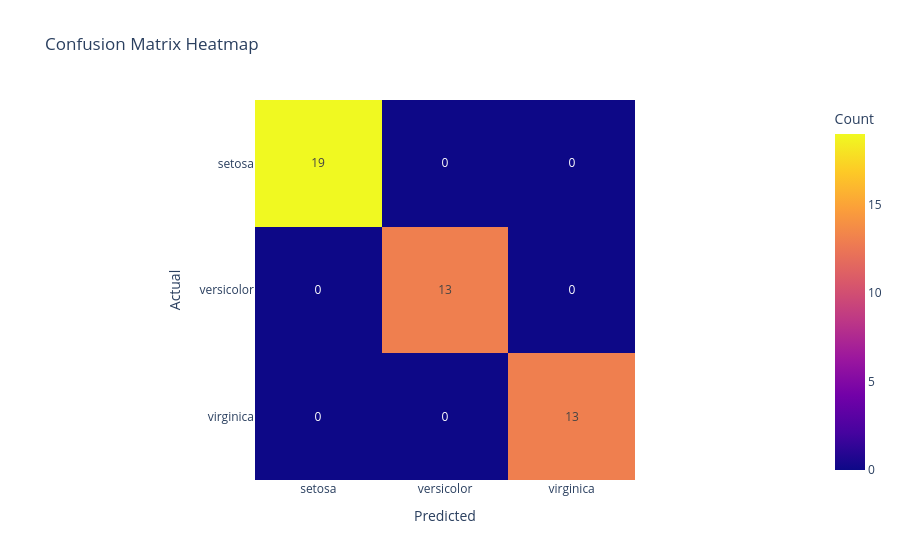

Notebook code cell kept with this figure:
### Code cell
from sklearn.datasets import load_iris
from sklearn.model_selection import train_test_split
from sklearn.linear_model import LogisticRegression
from sklearn.metrics import confusion_matrix
import plotly.express as px
import pandas as pd

# Load dataset
iris = load_iris()
X = iris.data
y = iris.target

# Train-test split
X_train, X_test, y_train, y_test = train_test_split(
    X, y, test_size=0.3, random_state=42
)

# Train model
model = LogisticRegression(max_iter=200)
model.fit(X_train, y_train)

# Predictions
y_pred = model.predict(X_test)

# Confusion matrix
cm = confusion_matrix(y_test, y_pred)

# Convert to DataFrame (for labels)
cm_df = pd.DataFrame(
    cm,
    index=iris.target_names,
    columns=iris.target_names
)

# Heatmap
fig = px.imshow(
    cm_df,
    text_auto=True,
    labels=dict(x="Predicted", y="Actual", color="Count"),
    title="Confusion Matrix Heatmap"
)

fig.show()

### Figure 1 — Plotly figure (JSON) as saved in the notebook; plotly's stock layout.template omitted (floating-point values rounded to 4 significant figures)
{"data": [{"coloraxis": "coloraxis", "hovertemplate": "Predicted: %{x}<br>Actual: %{y}<br>Count: %{z}<extra></extra>", "name": "0", "texttemplate": "%{z}", "type": "heatmap", "x": ["setosa", "versicolor", "virginica"], "xaxis": "x", "y": ["setosa", "versicolor", "virginica"], "yaxis": "y", "z": [[19, 0, 0], [0, 13, 0], [0, 0, 13]]}], "layout": {"coloraxis": {"colorbar": {"title": {"text": "Count"}}, "colorscale": [[0, "#0d0887"], [0.1111, "#46039f"], [0.2222, "#7201a8"], [0.3333, "#9c179e"], [0.4444, "#bd3786"], [0.5556, "#d8576b"], [0.6667, "#ed7953"], [0.7778, "#fb9f3a"], [0.8889, "#fdca26"], [1, "#f0f921"]]}, "title": {"text": "Confusion Matrix Heatmap"}, "xaxis": {"anchor": "y", "constrain": "domain", "domain": [0, 1], "scaleanchor": "y", "title": {"text": "Predicted"}}, "yaxis": {"anchor": "x", "autorange": "reversed", "constrain": "domain", "domain": [0, 1], "title": {"text": "Actual"}}}}
